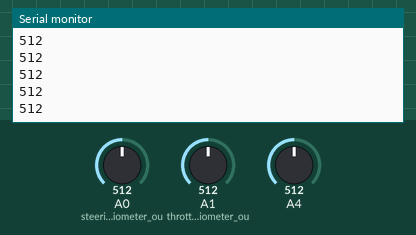
Bench run of a sketch on a simulated Arduino Uno, built with avr-gcc and run on an emulated ATmega328P. Shown: the last lines printed to the serial monitor. The test bench sets the inputs (shaded band); at power-on: A0 (steering_potentiometer_ou) = 512, A1 (throttle_potentiometer_ou) = 512, A4 = 512. No radio packets arrive unless stated.

Above: at 1.2 s.
1.3 s: A0 (steering_potentiometer_ou) set to 716
At 2.1 s:
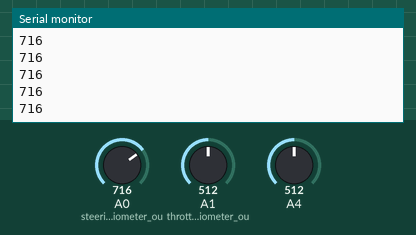
2.8 s: A0 (steering_potentiometer_ou) set to 900
At 3.7 s:
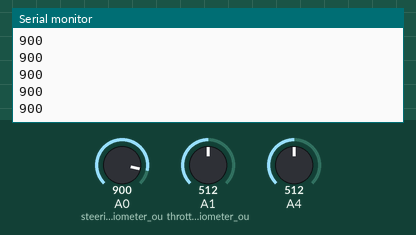
Timing chart, 0 to 5.8 s (numbered marks = the images above; inputs shaded):
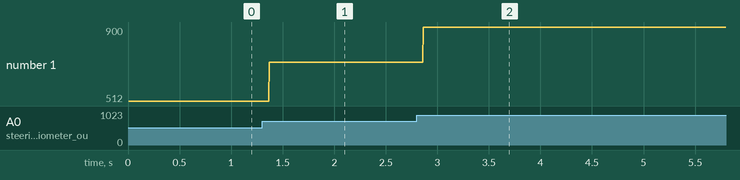

Measured:
- after the input at 1.3 s, the serial monitor: prints a new line after 0.07 s (image 1)
- after the input at 2.8 s, the serial monitor: prints a new line after 0.07 s (image 2)
- plotted number 1: 512 → 716 after the input at 1.3 s, 716 → 900 after the input at 2.8 s

The sketch:

transmitter_CARduino.ino
```cpp
/*
* Arduino Wireless Communication Tutorial
*     Example 1 - Transmitter Code
*
* by Dejan Nedelkovski, www.HowToMechatronics.com
*
* Library: TMRh20/RF24, https://github.com/tmrh20/RF24/
*/
#include <SPI.h>
#include <nRF24L01.h>
#include <RF24.h>
RF24 radio(7, 8); // wifi module pins (CE, CSN) are connected to pins (7,8) of the arduino
struct MyData {
 int state1;
  int state2;
  int state3;
  int state4;
};

MyData data;

void resetData()
{
  data.state1 = 0;
  data.state2 = 0;
  data.state3 = 0;
  data.state4 = 0;
}
const byte address[6] = "node1";
void setup() {
  pinMode (A0, INPUT);// steering potentiometer output is connected to pin 5
  pinMode (A1, INPUT);// throttle potentiometer output is connected to pin 2
  pinMode (4, INPUT);// optional third input pin
  radio.begin();
  radio.openWritingPipe(address);
  radio.setPALevel(RF24_PA_MIN);

  Serial.begin (9600);
}
void loop() {
  radio.stopListening();
  data.state1= analogRead(A0); //send throttle data
  data.state2=analogRead(A1); //send steering data
  data.state3=analogRead(4); //optional third data
  Serial.println (data.state1);
  radio.write (&data,sizeof(MyData));
  delay(1);
}
```
